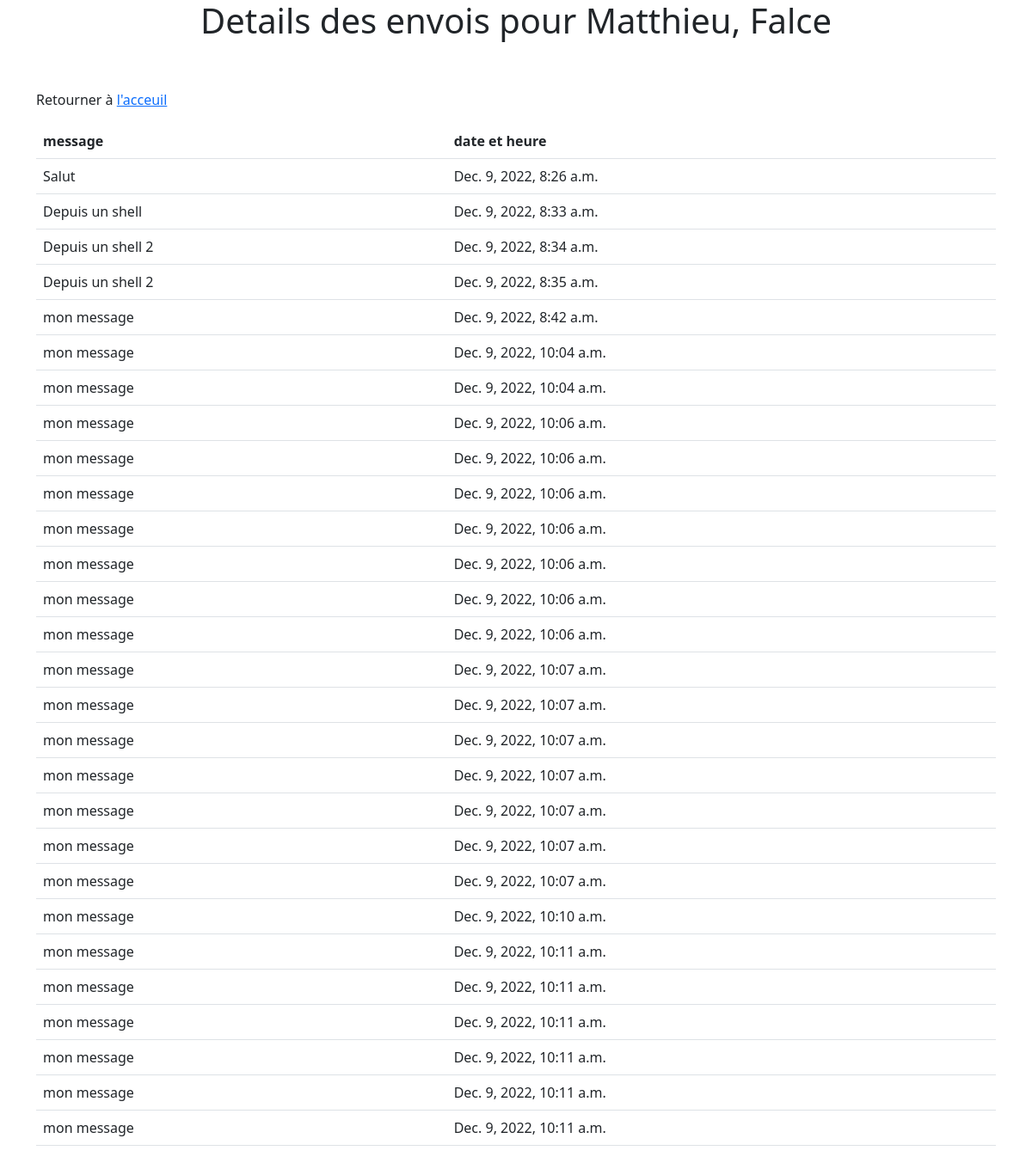
Page /details/1/Falce on the committed database.
### rappel_date/models.py (models this page shows, shortened)
class Notification(models.Model):
    anniversaire = models.ForeignKey(
        "Anniversaire", related_name="notifications", on_delete=models.CASCADE
    )
    datetime = models.DateTimeField(default=timezone.now)
    message = models.TextField()
    class Meta:
        ordering = ["datetime"]

### rappel_date/views.py (the view)
# urls.py: path("details/<int:anniversaire_pk>/<str:nom>", views.details, name="details"),
def details(request, anniversaire_pk, nom=""):
    anniversaire = get_object_or_404(Anniversaire, pk=anniversaire_pk)
    context = {"item": anniversaire}
    if nom != anniversaire.nom:
        return redirect(
            "anniversaire:details",
            nom=anniversaire.nom,
            anniversaire_pk=anniversaire.pk,
        )
    return render(request, "rappel_date/details.html", context)

### rappel_date/templates/rappel_date/details.html
{% extends 'rappel_date/base.html' %}
{% block "main_content" %}
<main role="main">
    <section class="jumbotron text-center">
        <div class="container">
            <h1 class="jumbotron-heading">Details des envois pour {{ item.prenom }}, {{ item.nom }}</h1>
    </section>
    <div class=" py-5 ">
        <div class="container">
            <div class="row">
                <p>
                    Retourner à <a href="{% url 'anniversaire:index' %}">l'acceuil </a>
                </p>
                <div class="col-md-12">
                    <table class="table">
                        {% include "rappel_date/parts/table_details_head.html" %}
                        <tbody>
                            {% for envoi in item.notifications.all %}
                            {% include "rappel_date/parts/table_details_line.html" %}
                            {% endfor %}
                        </tbody>
                    </table>
                </div>
            </div>
        </div>
    </div>
</main>
{% endblock "main_content" %}

### rappel_date/templates/rappel_date/parts/table_details_line.html
<tr>
    <td>
        {{ envoi.message }}
    </td>
    <td>{{ envoi.datetime }}</td>
</tr>

### rows in the picture
Notification: message "Salut", datetime "Dec. 9, 2022, 8:26 a.m."
Notification: message "Depuis un shell", datetime "Dec. 9, 2022, 8:33 a.m."
Notification: message "Depuis un shell 2", datetime "Dec. 9, 2022, 8:34 a.m."
Notification: message "Depuis un shell 2", datetime "Dec. 9, 2022, 8:35 a.m."
Notification: message "mon message", datetime "Dec. 9, 2022, 8:42 a.m."
Notification: message "mon message", datetime "Dec. 9, 2022, 10:04 a.m."
Notification: message "mon message", datetime "Dec. 9, 2022, 10:04 a.m."
Notification: message "mon message", datetime "Dec. 9, 2022, 10:06 a.m."
Notification: message "mon message", datetime "Dec. 9, 2022, 10:06 a.m."
Notification: message "mon message", datetime "Dec. 9, 2022, 10:06 a.m."
Notification: message "mon message", datetime "Dec. 9, 2022, 10:06 a.m."
Notification: message "mon message", datetime "Dec. 9, 2022, 10:06 a.m."
Notification: message "mon message", datetime "Dec. 9, 2022, 10:06 a.m."
Notification: message "mon message", datetime "Dec. 9, 2022, 10:06 a.m."
Notification: message "mon message", datetime "Dec. 9, 2022, 10:07 a.m."
Notification: message "mon message", datetime "Dec. 9, 2022, 10:07 a.m."
Notification: message "mon message", datetime "Dec. 9, 2022, 10:07 a.m."
Notification: message "mon message", datetime "Dec. 9, 2022, 10:07 a.m."
Notification: message "mon message", datetime "Dec. 9, 2022, 10:07 a.m."
Notification: message "mon message", datetime "Dec. 9, 2022, 10:07 a.m."
Notification: message "mon message", datetime "Dec. 9, 2022, 10:07 a.m."
Notification: message "mon message", datetime "Dec. 9, 2022, 10:10 a.m."
Notification: message "mon message", datetime "Dec. 9, 2022, 10:11 a.m."
Notification: message "mon message", datetime "Dec. 9, 2022, 10:11 a.m."
Notification: message "mon message", datetime "Dec. 9, 2022, 10:11 a.m."
Notification: message "mon message", datetime "Dec. 9, 2022, 10:11 a.m."
Notification: message "mon message", datetime "Dec. 9, 2022, 10:11 a.m."
Notification: message "mon message", datetime "Dec. 9, 2022, 10:11 a.m."
